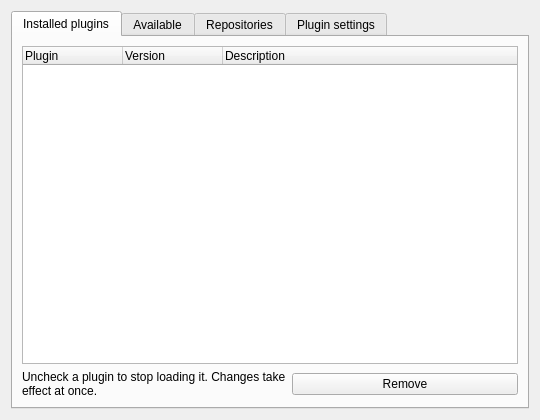
<?xml version="1.0" encoding="UTF-8"?>
<ui version="4.0">
 <class>SettingsPythonPluginForm</class>
 <widget class="QWidget" name="SettingsPythonPluginForm">
  <property name="geometry">
   <rect>
    <x>0</x>
    <y>0</y>
    <width>540</width>
    <height>420</height>
   </rect>
  </property>
  <layout class="QVBoxLayout" name="verticalLayout">
   <item>
    <widget class="QTabWidget" name="tabWidget">
     <property name="currentIndex">
      <number>0</number>
     </property>
     <widget class="QWidget" name="tabInstalled">
      <attribute name="title">
       <string>Installed plugins</string>
      </attribute>
      <layout class="QVBoxLayout" name="layoutInstalled">
       <item>
        <widget class="QTreeWidget" name="treeInstalled">
         <property name="rootIsDecorated">
          <bool>false</bool>
         </property>
         <column>
          <property name="text">
           <string>Plugin</string>
          </property>
         </column>
         <column>
          <property name="text">
           <string>Version</string>
          </property>
         </column>
         <column>
          <property name="text">
           <string>Description</string>
          </property>
         </column>
        </widget>
       </item>
       <item>
        <layout class="QHBoxLayout" name="layoutInstalledButtons">
         <item>
          <widget class="QLabel" name="labelHint">
           <property name="text">
            <string>Uncheck a plugin to stop loading it. Changes take effect at once.</string>
           </property>
           <property name="wordWrap">
            <bool>true</bool>
           </property>
          </widget>
         </item>
         <item>
          <widget class="QPushButton" name="pushRemove">
           <property name="text">
            <string>Remove</string>
           </property>
          </widget>
         </item>
        </layout>
       </item>
      </layout>
     </widget>
     <widget class="QWidget" name="tabAvailable">
      <attribute name="title">
       <string>Available</string>
      </attribute>
      <layout class="QVBoxLayout" name="layoutAvailable">
       <item>
        <widget class="QTreeWidget" name="treeAvailable">
         <property name="rootIsDecorated">
          <bool>false</bool>
         </property>
         <column>
          <property name="text">
           <string>Plugin</string>
          </property>
         </column>
         <column>
          <property name="text">
           <string>Version</string>
          </property>
         </column>
         <column>
          <property name="text">
           <string>Installed</string>
          </property>
         </column>
         <column>
          <property name="text">
           <string>Repository</string>
          </property>
         </column>
         <column>
          <property name="text">
           <string>Description</string>
          </property>
         </column>
        </widget>
       </item>
       <item>
        <layout class="QHBoxLayout" name="layoutAvailableButtons">
         <item>
          <widget class="QLabel" name="labelAvailableHint">
           <property name="text">
            <string>A plugin runs with your full user privileges.</string>
           </property>
           <property name="wordWrap">
            <bool>true</bool>
           </property>
          </widget>
         </item>
         <item>
          <widget class="QPushButton" name="pushRefresh">
           <property name="text">
            <string>Refresh</string>
           </property>
          </widget>
         </item>
         <item>
          <widget class="QPushButton" name="pushInstall">
           <property name="text">
            <string>Install / update</string>
           </property>
          </widget>
         </item>
        </layout>
       </item>
      </layout>
     </widget>
     <widget class="QWidget" name="tabRepositories">
      <attribute name="title">
       <string>Repositories</string>
      </attribute>
      <layout class="QVBoxLayout" name="layoutRepositories">
       <item>
        <widget class="QTreeWidget" name="treeRepositories">
         <property name="rootIsDecorated">
          <bool>false</bool>
         </property>
         <column>
          <property name="text">
           <string>Name</string>
          </property>
         </column>
         <column>
          <property name="text">
           <string>Source</string>
          </property>
         </column>
         <column>
          <property name="text">
           <string>Revision</string>
          </property>
         </column>
        </widget>
       </item>
       <item>
        <layout class="QHBoxLayout" name="layoutRepositoryButtons">
         <item>
          <widget class="QLineEdit" name="lineRepository">
           <property name="placeholderText">
            <string>git URL of a plugin repository</string>
           </property>
          </widget>
         </item>
         <item>
          <widget class="QPushButton" name="pushAddRepository">
           <property name="text">
            <string>Add</string>
           </property>
          </widget>
         </item>
         <item>
          <widget class="QPushButton" name="pushAddDirectory">
           <property name="text">
            <string>Add directory...</string>
           </property>
          </widget>
         </item>
         <item>
          <widget class="QPushButton" name="pushRemoveRepository">
           <property name="text">
            <string>Remove</string>
           </property>
          </widget>
         </item>
        </layout>
       </item>
      </layout>
     </widget>
     <widget class="QWidget" name="tabSettings">
      <attribute name="title">
       <string>Plugin settings</string>
      </attribute>
      <layout class="QVBoxLayout" name="layoutSettings">
       <item>
        <layout class="QHBoxLayout" name="layoutSettingsCombo">
         <item>
          <widget class="QLabel" name="labelPlugin">
           <property name="text">
            <string>Plugin:</string>
           </property>
          </widget>
         </item>
         <item>
          <widget class="QComboBox" name="comboSettingsPages">
           <property name="sizePolicy">
            <sizepolicy hsizetype="Expanding" vsizetype="Fixed">
             <horstretch>0</horstretch>
             <verstretch>0</verstretch>
            </sizepolicy>
           </property>
          </widget>
         </item>
        </layout>
       </item>
       <item>
        <widget class="QStackedWidget" name="stackedWidget"/>
       </item>
      </layout>
     </widget>
    </widget>
   </item>
  </layout>
 </widget>
 <resources/>
 <connections>
  <connection>
   <sender>comboSettingsPages</sender>
   <signal>currentIndexChanged(int)</signal>
   <receiver>stackedWidget</receiver>
   <slot>setCurrentIndex(int)</slot>
   <hints>
    <hint type="sourcelabel">
     <x>20</x>
     <y>20</y>
    </hint>
    <hint type="destinationlabel">
     <x>20</x>
     <y>20</y>
    </hint>
   </hints>
  </connection>
 </connections>
</ui>
